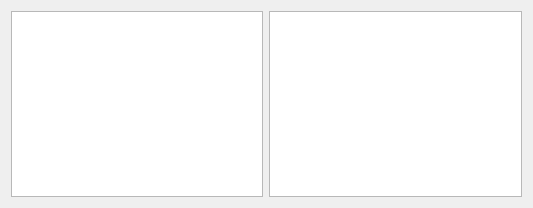
<?xml version="1.0" encoding="UTF-8"?>
<ui version="4.0">
 <class>GameMainWidget</class>
 <widget class="QWidget" name="GameMainWidget">
  <property name="geometry">
   <rect>
    <x>0</x>
    <y>0</y>
    <width>533</width>
    <height>208</height>
   </rect>
  </property>
  <layout class="QHBoxLayout" name="horizontalLayout">
   <item>
    <widget class="QTableView" name="tableViewOpponent">
     <property name="selectionMode">
      <enum>QAbstractItemView::SingleSelection</enum>
     </property>
     <attribute name="horizontalHeaderDefaultSectionSize">
      <number>25</number>
     </attribute>
     <attribute name="verticalHeaderDefaultSectionSize">
      <number>25</number>
     </attribute>
    </widget>
   </item>
   <item>
    <widget class="QTableView" name="tableViewShips">
     <property name="selectionMode">
      <enum>QAbstractItemView::NoSelection</enum>
     </property>
     <attribute name="horizontalHeaderDefaultSectionSize">
      <number>25</number>
     </attribute>
     <attribute name="verticalHeaderDefaultSectionSize">
      <number>25</number>
     </attribute>
    </widget>
   </item>
  </layout>
 </widget>
 <resources/>
 <connections/>
</ui>
